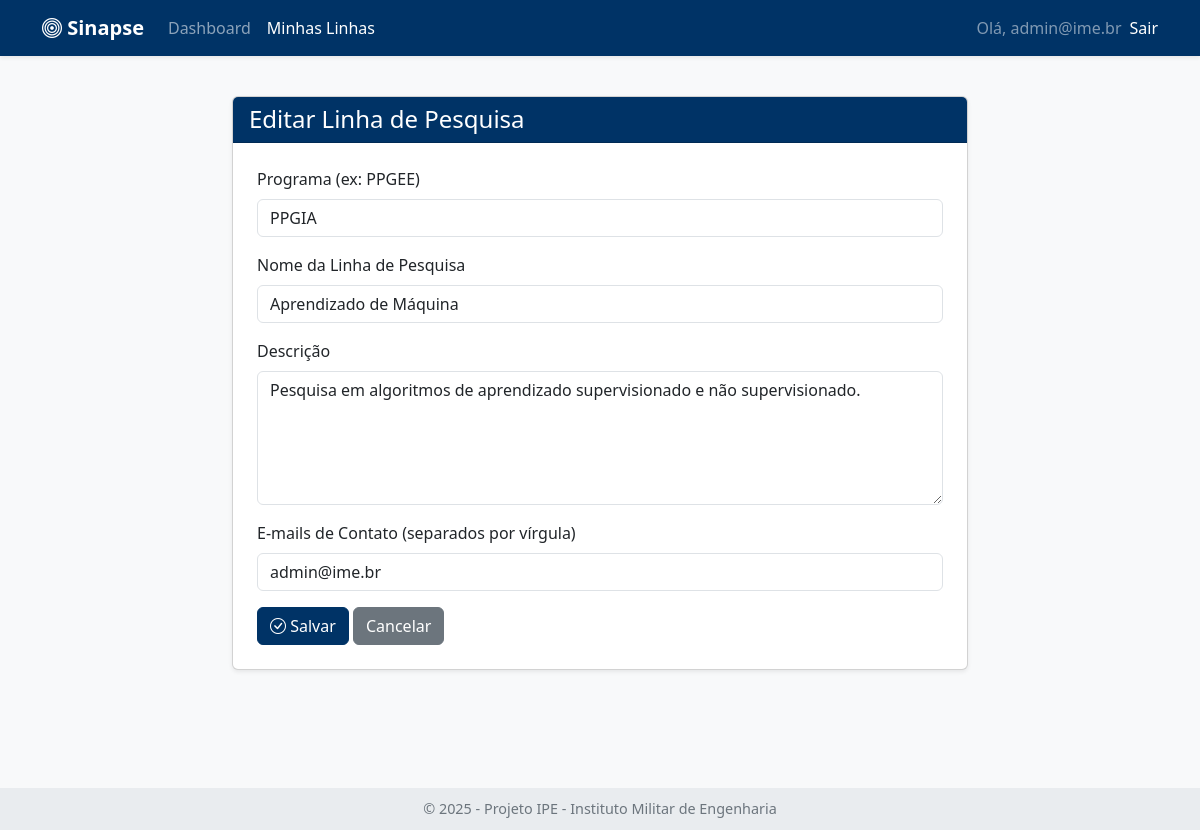
The page /linhas/editar/1 (signed in) on the database its author committed.
### tables this page shows
CREATE TABLE linha_ime (
                id INTEGER PRIMARY KEY AUTOINCREMENT,
                programa TEXT,
                linha TEXT,
                descricao TEXT,
                emails_contato TEXT,
                embedding BLOB,
                user_id INTEGER,
                FOREIGN KEY (user_id) REFERENCES users (id)
            );

### app.py (the view, shortened to what this page needs)
@app.route('/linhas/editar/<int:linha_id>', methods=['GET', 'POST'])
@login_required
def editar_linha(linha_id):
    user_id = session['user_id']
    linha = motor.get_linha_by_id(linha_id, user_id)
    if linha is None:
        flash("Linha de pesquisa não encontrada ou você não tem permissão para editá-la.", "danger")
        return redirect(url_for('listar_linhas'))
    return render_template('linha_form.html', titulo="Editar Linha de Pesquisa", linha=linha)

### app.py (called while the page is built)
def login_required(f):
    @wraps(f)
    def decorated_function(*args, **kwargs):
        if 'user_id' not in session:
            flash("Você precisa fazer login para acessar esta página.", "warning")
            return redirect(url_for('login', next=request.path))
        return f(*args, **kwargs)
    return decorated_function

### motor_ia.py (called while the page is built)
    def _get_db_conn(self):
        try:
            sqlite3.register_adapter(np.ndarray, lambda arr: arr.astype(np.float32).tobytes())
            sqlite3.register_converter("vector", lambda b: np.frombuffer(b, dtype=np.float32))
            conn = sqlite3.connect(self.db_path, detect_types=sqlite3.PARSE_DECLTYPES | sqlite3.PARSE_COLNAMES)
            conn.row_factory = self._dict_factory
            return conn
        except sqlite3.Error as e:
            print(f"--- [DEBUG] MOTOR_IA: Erro ao CONECTAR ao banco de dados SQLite '{self.db_path}': {e} ---")
            return None

    def _dict_factory(self, cursor, row):
        d = {}
        for idx, col in enumerate(cursor.description):
            d[col[0]] = row[idx]
        return d

    def get_linha_by_id(self, linha_id, user_id):
        conn = self._get_db_conn()
        if not conn: return None
        try:
            cursor = conn.cursor()
            linha = cursor.execute("SELECT * FROM linha_ime WHERE id = ? AND user_id = ?", (linha_id, user_id)).fetchone()
            conn.close()
            return linha
        except sqlite3.Error as e:
            print(f"Erro ao buscar linha por ID: {e}")
            conn.close()
            return None

### templates/linha_form.html (shortened to what this page needs)
{% extends "base.html" %}
{% block content %}
<div class="row justify-content-center">
    <div class="col-lg-8">
        <div class="card shadow-sm">
            <div class="card-header h4 bg-main-brand text-white">
                {{ titulo }}
            </div>
            <div class="card-body p-4">
                <form method="post">
                    <div class="mb-3">
                        <label for="programa" class="form-label">Programa (ex: PPGEE)</label>
                        <input type="text" class="form-control" id="programa" name="programa" value="{{ linha.programa if linha else '' }}" required>
                    </div>
                    <div class="mb-3">
                        <label for="linha" class="form-label">Nome da Linha de Pesquisa</label>
                        <input type="text" class="form-control" id="linha" name="linha" value="{{ linha.linha if linha else '' }}" required>
                    </div>
                    <div class="mb-3">
                        <label for="descricao" class="form-label">Descrição</label>
                        <textarea class="form-control" id="descricao" name="descricao" rows="5" required>{{ linha.descricao if linha else '' }}</textarea>
                    </div>
                    <div class="mb-3">
                        <label for="emails_contato" class="form-label">E-mails de Contato (separados por vírgula)</label>
                        <input type="text" class="form-control" id="emails_contato" name="emails_contato" value="{{ linha.emails_contato if linha else '' }}">
                    </div>
                    <button type="submit" class="btn btn-main-brand"><i class="bi bi-check-circle"></i> Salvar</button>
                    <a href="{{ url_for('listar_linhas') }}" class="btn btn-secondary">Cancelar</a>
                </form>
            </div>
        </div>
    </div>
</div>
{% endblock %}

### templates/base.html (style rules this page uses)
body { background-color: #f8f9fa; padding-bottom: 80px; }
.card-header { background-color: #e9ecef; }
.bg-main-brand { background-color: #003366 !important; }
.btn-main-brand { background-color: #003366; border-color: #003366; color: #fff; }

### rows shown on the page
linha_ime: programa "PPGIA", linha "Aprendizado de Máquina", descricao "Pesquisa em algoritmos de aprendizado supervisionado e não supervisionado.", emails_contato "admin@ime.br"

### other values the page prints
{{ titulo }} "Editar Linha de Pesquisa"
